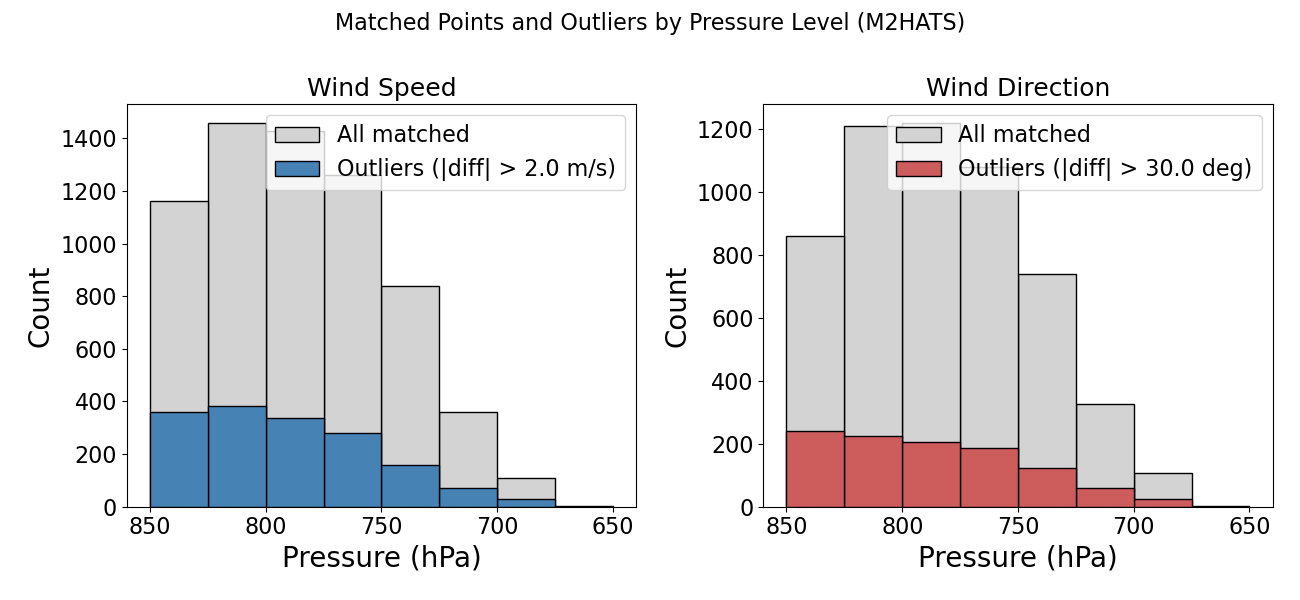

This figure's Python source:
import netCDF4 as nc
import numpy as np
import matplotlib.pyplot as plt
import glob, os, warnings
warnings.filterwarnings('ignore')

# --- Data locations for the M2HATS campaign ---
hrrr_base = '/scr/isf_apg/models/m2hats/hrrr/'
vad_base = '/scr/isf_apg/projects/m2hats/iss1/reprocessed/windcube/vad_consensus/'

# --- Outlier thresholds ---
ws_outlier = 2.0    # m/s threshold: |VAD - HRRR| wind speed difference beyond this is flagged as an outlier
dir_outlier = 30.0  # degree threshold: |VAD - HRRR| wind direction difference beyond this is flagged as an outlier

# --- Accumulators across all files/times/heights ---
# pres_m:  HRRR pressure (hPa) at each matched wind-speed point
# sdiff_m: VAD - HRRR wind speed difference at each matched point
# ddiff_m: VAD - HRRR wind direction difference (only computed when both speeds are above the calm-wind cutoff)
# has_dir: HRRR pressure (hPa) at each matched wind-direction point (parallel to ddiff_m)
pres_m, sdiff_m, ddiff_m, has_dir = [], [], [], []

# Loop over every VAD consensus wind file (one per day), sorted chronologically
for vad_file in sorted(glob.glob(vad_base + '30min_winds_*.nc')):
    # Extract the date string from the filename so we can find matching HRRR profile files
    date = os.path.basename(vad_file).replace('30min_winds_', '').replace('.nc', '')
    h_files = sorted(glob.glob(hrrr_base + date + '/hrrr_profile_' + date + '_*_ISS1.nc'))
    if not h_files:
        # No HRRR profiles for this day - skip to the next VAD file
        continue

    # --- Load VAD (lidar) data for this day ---
    vad = nc.Dataset(vad_file)
    ws_vad = vad.variables['wind_speed'][:]      # wind speed profile, dims: (time, height)
    wd_vad = vad.variables['wind_direction'][:]  # wind direction profile, dims: (time, height)
    height = vad.variables['height'][:]          # height levels for the VAD profile
    base_t = int(vad.variables['base_time'][:])  # reference epoch time for this file
    time_vad = vad.variables['time'][:]          # offsets (seconds) from base_time for each time step
    vad.close()

    # Mask fill values (-9999.0) so they don't get treated as real data
    ws_vad = np.ma.masked_where(ws_vad == -9999.0, ws_vad)
    wd_vad = np.ma.masked_where(wd_vad == -9999.0, wd_vad)

    # Convert VAD time offsets into absolute epoch seconds for matching against HRRR times
    vad_epoch = base_t + time_vad

    # Loop over each HRRR profile file for this day (typically multiple forecast/analysis times)
    for f in h_files:
        ds = nc.Dataset(f)
        hrrr_ws = ds.variables['wspd'][:]     # HRRR wind speed profile
        hrrr_dir = ds.variables['wdir'][:]    # HRRR wind direction profile
        hrrr_agl = ds.variables['height'][:]  # HRRR heights, meters above ground level
        hrrr_pres = ds.variables['pres'][:]   # HRRR pressure levels corresponding to each height
        et = int(ds.variables['time'][0])     # epoch time of this HRRR profile
        ds.close()

        # Find the VAD time step closest to this HRRR profile's time
        ti = np.argmin(np.abs(vad_epoch - et))
        # Skip this HRRR file if the nearest VAD time is more than 15 minutes (900 s) away
        if abs(vad_epoch[ti] - et) > 900:
            continue

        # Identify which VAD height levels have valid (non-masked) data at this time step
        valid = ~np.ma.getmaskarray(ws_vad[ti])
        if not valid.any():
            # No valid VAD data at this time - nothing to match against
            continue
        h_valid = height[valid]          # VAD heights that have valid data
        idx_valid = np.where(valid)[0]   # original indices of those valid heights

        # Loop over each HRRR height level
        for k in range(len(hrrr_agl)):
            # Restrict comparison to the 100-2000 m AGL layer
            if not (100 <= hrrr_agl[k] <= 2000):
                continue

            # Find the closest valid VAD height to this HRRR height
            j = np.argmin(np.abs(h_valid - hrrr_agl[k]))
            # Require the height match to be within 25 m, otherwise skip (too far apart to compare)
            if np.abs(h_valid[j] - hrrr_agl[k]) > 25:
                continue

            # Map back to the index in the original (unfiltered) VAD height array
            idx = idx_valid[j]

            # --- Wind speed comparison ---
            sd = ws_vad[ti, idx] - hrrr_ws[k]  # VAD - HRRR wind speed difference
            pres_m.append(hrrr_pres[k])
            sdiff_m.append(sd)

            # --- Wind direction comparison ---
            # Only compare directions when both VAD and HRRR wind speeds exceed 2 m/s,
            # since direction is poorly defined / noisy at very low wind speeds
            if hrrr_ws[k] > 2.0 and ws_vad[ti, idx] > 2.0:
                # Wrap the direction difference into the range [-180, 180) degrees
                dd = ((wd_vad[ti, idx] - hrrr_dir[k] + 180) % 360) - 180
                ddiff_m.append(dd)
                has_dir.append(hrrr_pres[k])

# Convert accumulated lists to numpy arrays for easier filtering/plotting
pres_m = np.array(pres_m)
sdiff_m = np.array(sdiff_m)
ddiff_m = np.array(ddiff_m)
has_dir = np.array(has_dir)

# --- Summary counts ---
print(f"Total speed points: {len(pres_m)}")
print(f"Total direction points: {len(ddiff_m)}")

# Boolean masks flagging which matched points are outliers
ws_out = np.abs(sdiff_m) > ws_outlier
dir_out = np.abs(ddiff_m) > dir_outlier
print(f"Speed outliers (|diff| > {ws_outlier} m/s): {ws_out.sum()}")
print(f"Direction outliers (|diff| > {dir_outlier} deg): {dir_out.sum()}")

# Pressure bins (hPa) used for both histograms, spanning the M2HATS ISS1 site's typical range
bins = np.arange(650, 875, 25)

# --- Plot: 2 side-by-side panels, with outlier counts overlaid on top of all-matched counts ---
plt.rcParams.update({'font.size': 18})  # base font size for everything
fig, (ax1, ax2) = plt.subplots(1, 2, figsize=(13, 6))
fig.suptitle('Matched Points and Outliers by Pressure Level (M2HATS)', fontsize=16)

# --- Left panel: wind speed ---
# Gray bars: all matched points per pressure bin
ax1.hist(pres_m, bins=bins, color='lightgray', edgecolor='black', label='All matched')
# Blue bars: subset of matched points flagged as speed outliers, same bins (drawn on top)
ax1.hist(pres_m[ws_out], bins=bins, color='steelblue', edgecolor='black', label=f'Outliers (|diff| > {ws_outlier} m/s)')
ax1.set_xlabel('Pressure (hPa)', fontsize=20)
ax1.set_ylabel('Count', fontsize=20)
ax1.set_title('Wind Speed', fontsize=18)
ax1.tick_params(labelsize=16)
ax1.legend(fontsize=16)
ax1.invert_xaxis()  # higher pressure (lower altitude) on the left, matching typical atmospheric profile convention

# --- Right panel: wind direction ---
# Gray bars: all matched direction points per pressure bin
ax2.hist(has_dir, bins=bins, color='lightgray', edgecolor='black', label='All matched')
# Red bars: subset of matched points flagged as direction outliers, same bins (drawn on top)
ax2.hist(has_dir[dir_out], bins=bins, color='indianred', edgecolor='black', label=f'Outliers (|diff| > {dir_outlier} deg)')
ax2.set_xlabel('Pressure (hPa)', fontsize=20)
ax2.set_ylabel('Count', fontsize=20)
ax2.set_title('Wind Direction', fontsize=18)
ax2.tick_params(labelsize=16)
ax2.legend(fontsize=16)
ax2.invert_xaxis()  # same pressure-axis orientation as the speed panel

plt.tight_layout()
plt.show()
